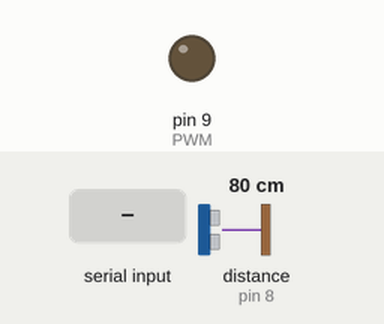
Recording of a sketch running on a simulated Arduino Uno, built with avr-gcc and run on an emulated ATmega328P. Shown: output pins drawn as LEDs (lit = HIGH). Wiring (inferred from the names in the program): ultrasonic range finder: trigger pin 7; echo pin 8. The inputs (shaded band) are chosen by the test bench; at power-on: distance to the obstacle (sensor on pin 8) 80 cm. The echo pulse lasts 58.3 µs per cm; pins used as bus, display or sensor lines are not drawn; what the sketch prints to the serial monitor is not drawn.

Above: at 1.2 s.
1.3 s: "AUTO_UP\n" received over Serial
At 1.33 s:
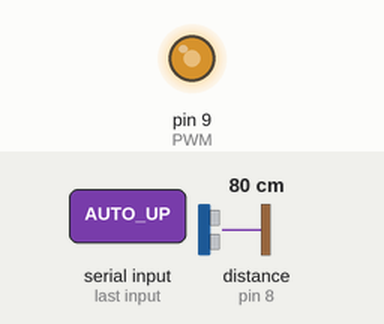
5.0 s: "AUTO_DOWN\n" received over Serial
At 6.0 s:
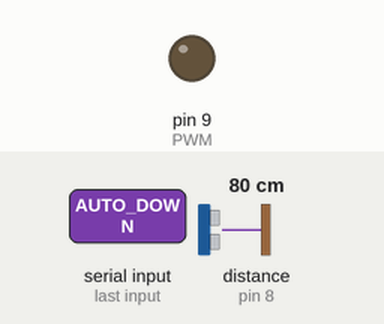
6.5 s: distance to the obstacle (sensor on pin 8) set to 44 cm
8.0 s: distance to the obstacle (sensor on pin 8) set to 53 cm
Timing chart, 0 to 11.0 s (numbered marks = the images above; inputs shaded):
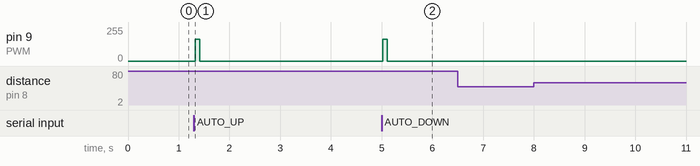

The sketch:

code_jose.ino
```cpp
// ============================================================================
// SISTEMA DE CONTROL Y ADQUISICIÓN DE DATOS - DRON CON ESTACAS
// Versión Mejorada con Filtro Digital y Muestreo Preciso
// ============================================================================
//
// PARÁMETROS PRINCIPALES DEL SISTEMA:
// -----------------------------------
// • Frecuencia de muestreo (Fs):     50 Hz (período = 20 ms)
// • Frecuencia de corte filtro (Fc): 5.5 Hz
// • Coeficiente filtro EMA (α):      ~0.26
// • PWM Hover (baseline):            183 (duty ~72%)
// • PWM Escalón positivo:            193 (duty ~76%)
// • PWM Escalón negativo:            173 (duty ~68%)
// • Rango sensor HC-SR04:            2-50 cm
// • Offset de calibración:           +1.5 cm
//
// SECUENCIA DEL EXPERIMENTO AUTOMÁTICO:
// --------------------------------------
// 1. Colocar el dron sobre las estacas
// 2. Conectar Arduino al PC y abrir Monitor Serial (115200 baud)
// 3. Enviar comando:
//    • "AUTO_UP"   → Experimento con escalón positivo (183→193→183→0)
//    • "AUTO_DOWN" → Experimento con escalón negativo (183→173→183→0)
// 4. El sistema ejecutará la secuencia automáticamente:
//    - 0-10s:  PWM en hover (183) - estabilización baseline
//    - 10-25s: PWM en escalón (193 o 173) - respuesta del sistema
//    - 25-35s: PWM retorna a hover (183) - recuperación
//    - 35-40s: PWM apagado (0) - finalización
// 5. Al terminar, copiar datos del Monitor Serial a archivo CSV
// 6. Guardar como: experimento_01.csv, experimento_02.csv, etc.
// 7. Formato de datos: tiempo_ms, pwm, altura_cm
//
// COMANDOS DISPONIBLES:
// ---------------------
// • AUTO_UP   : Iniciar experimento con escalón positivo
// • AUTO_DOWN : Iniciar experimento con escalón negativo
// • STOP      : Detener experimento en curso
// • 0.0-1.0   : Control manual (duty cycle), ej: 0.72 para hover
//
// ============================================================================

// ===== PINES =====
const int trigPin = 7;
const int echoPin = 8;
const int PWM = 9;

// ===== CONFIGURACIÓN DEL EXPERIMENTO =====
const int PWM_HOVER = 162;        // PWM de hover
const int PWM_STEP_UP = 173;      // Escalón positivo (+10)
const int PWM_STEP_DOWN = 153;    // Escalón negativo (-10)
const int PWM_OFF = 0;

// Tiempos en milisegundos
const unsigned long T_BASELINE = 10000;   // 10 segundos baseline
const unsigned long T_STEP = 25000;       // hasta 25s (escalón)
const unsigned long T_RETURN = 35000;     // hasta 35s (retorno hover)
const unsigned long T_END = 40000;        // hasta 40s (apagar)

// ===== PARÁMETROS DE MUESTREO (Diseño Teórico) =====
const float FS = 50.0;                    // Hz - Frecuencia de muestreo
const unsigned long T_SAMPLE_MS = 20;     // Exactamente 20 ms
const float T_SAMPLE_S = 0.02;            // Período en segundos

// ===== PARÁMETROS DEL FILTRO PASABAJOS (Diseño Teórico) =====
const float FC = 5.5;                     // Hz - Frecuencia de corte
const float TAU_F = 1.0 / (2.0 * PI * FC); // Constante de tiempo del filtro
const float ALPHA = T_SAMPLE_S / (TAU_F + T_SAMPLE_S);  // Coeficiente EMA

// ===== CONFIGURACIÓN DEL SENSOR HC-SR04 =====
const float CM_MIN = 2.0;                 // Distancia mínima válida (cm)
const float CM_MAX = 50.0;                // Distancia máxima válida (cm)
const float CM_OFFSET = 1.5;              // Offset de calibración (+1.5 cm)
const int MAX_FALLOS_CONSECUTIVOS = 5;    // Máximo de lecturas fallidas seguidas

// ===== VARIABLES GLOBALES =====
bool modoAutomatico = false;
unsigned long tiempoInicio = 0;
unsigned long ultimoMuestreo = 0;
int tipoEscalon = PWM_STEP_UP;            // Tipo de escalón a ejecutar

// Variables del filtro
float altura_filtrada = 0.0;
bool filtro_inicializado = false;

// Variables de robustez
int contadorFallos = 0;
float ultimaLecturaValida = 0.0;

// ===== FUNCIÓN: CONVERSIÓN MICROSEGUNDOS A CENTÍMETROS =====
float microsecondsToCentimeters(long microseconds) {
  return microseconds / 29.0 / 2.0;
}

// ===== FUNCIÓN: SETUP =====
void setup() {
  Serial.begin(115200);  // Aumentado a 115200 baud para mayor velocidad
  pinMode(trigPin, OUTPUT);
  pinMode(echoPin, INPUT);
  pinMode(PWM, OUTPUT);

  // Asegurar que el sistema empieza apagado
  analogWrite(PWM, 0);

  // Mensaje de bienvenida
  Serial.println(F("========================================"));
  Serial.println(F("  SISTEMA DE CONTROL DE DRON V2.0      "));
  Serial.println(F("  Con Filtro Digital y Muestreo Preciso"));
  Serial.println(F("========================================"));
  Serial.println();
  Serial.println(F("PARAMETROS DEL SISTEMA:"));
  Serial.print(F("  Frecuencia muestreo: ")); Serial.print(FS); Serial.println(F(" Hz"));
  Serial.print(F("  Periodo muestreo:    ")); Serial.print(T_SAMPLE_MS); Serial.println(F(" ms"));
  Serial.print(F("  Frecuencia corte:    ")); Serial.print(FC); Serial.println(F(" Hz"));
  Serial.print(F("  Coef. filtro (α):    ")); Serial.println(ALPHA, 4);
  Serial.print(F("  Offset sensor:       ")); Serial.print(CM_OFFSET); Serial.println(F(" cm"));
  Serial.println();
  Serial.println(F("COMANDOS DISPONIBLES:"));
  Serial.println(F("  AUTO_UP   : Experimento escalon positivo (183→193)"));
  Serial.println(F("  AUTO_DOWN : Experimento escalon negativo (183→173)"));
  Serial.println(F("  STOP      : Detener experimento"));
  Serial.println(F("  0.0-1.0   : Control manual (duty cycle)"));
  Serial.println();
  Serial.println(F("Listo para recibir comandos..."));
  Serial.println();
}

// ===== FUNCIÓN: LEER DISTANCIA CON VALIDACIÓN (MÉTODO CORREGIDO) =====
float leerDistancia(bool *exitoso) {
  *exitoso = false;

  // Generar pulso trigger
  digitalWrite(trigPin, LOW);
  delayMicroseconds(2);
  digitalWrite(trigPin, HIGH);
  delayMicroseconds(10);
  digitalWrite(trigPin, LOW);

  // Leer duración del eco (sin timeout para coincidir con código de referencia)
  long duration = pulseIn(echoPin, HIGH);

  // Verificar lectura válida
  if (duration == 0) {
    return -1.0;  // Error: sin respuesta
  }

  // Convertir a centímetros con offset de calibración
  float cm = microsecondsToCentimeters(duration) + CM_OFFSET;

  // Validar rango
  if (cm < CM_MIN || cm > CM_MAX) {
    return -1.0;  // Error: fuera de rango
  }

  *exitoso = true;
  return cm;
}

// ===== FUNCIÓN: APLICAR FILTRO PASABAJOS (EMA) =====
float aplicarFiltro(float valor_crudo) {
  if (!filtro_inicializado) {
    // Primera lectura: inicializar filtro
    altura_filtrada = valor_crudo;
    filtro_inicializado = true;
  } else {
    // Filtro exponencial: y[n] = α·u[n] + (1-α)·y[n-1]
    altura_filtrada = ALPHA * valor_crudo + (1.0 - ALPHA) * altura_filtrada;
  }

  return altura_filtrada;
}

// ===== FUNCIÓN: OBTENER ALTURA ROBUSTA =====
float obtenerAltura() {
  bool exitoso;
  float distancia = leerDistancia(&exitoso);

  if (exitoso) {
    // Lectura válida
    contadorFallos = 0;
    ultimaLecturaValida = distancia;

    // Aplicar filtro
    return aplicarFiltro(distancia);
  } else {
    // Lectura fallida
    contadorFallos++;

    if (contadorFallos >= MAX_FALLOS_CONSECUTIVOS) {
      // Demasiados fallos consecutivos - error crítico
      Serial.println();
      Serial.println(F("ERROR CRITICO: Sensor no responde"));
      Serial.println(F("Verifique conexiones del HC-SR04"));
      modoAutomatico = false;
      analogWrite(PWM, 0);
      return -999.0;  // Valor de error
    }

    // Usar última lectura válida (sin actualizar filtro)
    return altura_filtrada;
  }
}

// ===== FUNCIÓN: LOOP PRINCIPAL =====
void loop() {
  unsigned long tiempoActual = millis();

  // ===== CONTROL DE FRECUENCIA DE MUESTREO =====
  if (modoAutomatico) {
    // En modo automático, muestrear a frecuencia precisa
    if (tiempoActual - ultimoMuestreo < T_SAMPLE_MS) {
      return;  // No es momento de muestrear
    }
    ultimoMuestreo += T_SAMPLE_MS;  // Incremento fijo para evitar drift

    // ===== MÁQUINA DE ESTADOS DEL EXPERIMENTO =====
    unsigned long tiempoTranscurrido = tiempoActual - tiempoInicio;
    int pwmValue = 0;

    // Determinar PWM según fase del experimento
    if (tiempoTranscurrido < T_BASELINE) {
      pwmValue = PWM_HOVER;
    }
    else if (tiempoTranscurrido < T_STEP) {
      pwmValue = tipoEscalon;  // PWM_STEP_UP o PWM_STEP_DOWN
    }
    else if (tiempoTranscurrido < T_RETURN) {
      pwmValue = PWM_HOVER;
    }
    else if (tiempoTranscurrido < T_END) {
      pwmValue = PWM_OFF;
    }
    else {
      // Experimento completado
      modoAutomatico = false;
      analogWrite(PWM, 0);
      Serial.println();
      Serial.println(F("=== EXPERIMENTO COMPLETADO ==="));
      Serial.println(F("Copie los datos y guardelos en archivo .csv"));
      Serial.println(F("Use 'experimento_01.csv', 'experimento_02.csv', etc."));
      Serial.println();

      // Reiniciar filtro para próximo experimento
      filtro_inicializado = false;
      contadorFallos = 0;
      return;
    }

    // Aplicar PWM
    analogWrite(PWM, pwmValue);

    // Leer altura (con filtro y validación)
    float altura = obtenerAltura();

    // Verificar error crítico
    if (altura == -999.0) {
      return;  // Error ya reportado en obtenerAltura()
    }

    // Imprimir datos en formato CSV
    Serial.print(tiempoTranscurrido);
    Serial.print(F(", "));
    Serial.print(pwmValue);
    Serial.print(F(", "));
    Serial.println(altura, 2);
  }
  else {
    // ===== MODO MANUAL =====

    // Verificar si hay comandos del usuario
    if (Serial.available() > 0) {
      String input = Serial.readStringUntil('\n');
      input.trim();
      input.toUpperCase();

      if (input.equals("AUTO_UP")) {
        // Iniciar experimento con escalón positivo
        Serial.println();
        Serial.println(F("=== EXPERIMENTO: ESCALON POSITIVO ==="));
        Serial.print(F("Secuencia: 183 → 193 → 183 → 0  |  fs = "));
        Serial.print(FS); Serial.println(F(" Hz"));
        Serial.println(F("tiempo_ms, pwm, altura_cm"));

        modoAutomatico = true;
        tiempoInicio = millis();
        ultimoMuestreo = tiempoInicio;
        tipoEscalon = PWM_STEP_UP;
        filtro_inicializado = false;
        contadorFallos = 0;
      }
      else if (input.equals("AUTO_DOWN")) {
        // Iniciar experimento con escalón negativo
        Serial.println();
        Serial.println(F("=== EXPERIMENTO: ESCALON NEGATIVO ==="));
        Serial.print(F("Secuencia: 183 → 173 → 183 → 0  |  fs = "));
        Serial.print(FS); Serial.println(F(" Hz"));
        Serial.println(F("tiempo_ms, pwm, altura_cm"));

        modoAutomatico = true;
        tiempoInicio = millis();
        ultimoMuestreo = tiempoInicio;
        tipoEscalon = PWM_STEP_DOWN;
        filtro_inicializado = false;
        contadorFallos = 0;
      }
      else if (input.equals("STOP")) {
        // Detener cualquier operación
        modoAutomatico = false;
        analogWrite(PWM, 0);
        Serial.println();
        Serial.println(F("=== SISTEMA DETENIDO ==="));
        Serial.println();
      }
      else {
        // Modo manual con duty cycle
        float dutyCycle = input.toFloat();
        if (dutyCycle >= 0.0 && dutyCycle <= 1.0) {
          int pwmValue = (int)(dutyCycle * 255);
          analogWrite(PWM, pwmValue);
          Serial.print(F("PWM ajustado a: "));
          Serial.print(pwmValue);
          Serial.print(F(" ("));
          Serial.print(dutyCycle * 100.0, 1);
          Serial.println(F("%)"));
        }
        else {
          Serial.println(F("Error: Ingrese valor entre 0.0 y 1.0"));
        }
      }
    }

    // En modo manual, mostrar información cada 500 ms
    static unsigned long ultimoReporte = 0;
    if (tiempoActual - ultimoReporte >= 500) {
      ultimoReporte = tiempoActual;

      bool exitoso;
      float distancia = leerDistancia(&exitoso);

      if (exitoso) {
        Serial.print(F("Distancia: "));
        Serial.print(distancia, 2);
        Serial.println(F(" cm"));
      } else {
        Serial.println(F("Error leyendo sensor"));
      }
    }
  }
}
```

Measured:
- after the input at 1.3 s, pin 9 (PWM): 0/255 → 162/255 at once, → 0/255 0.09 s later
- after the input at 5.0 s, pin 9 (PWM): 0/255 → 162/255 at once, → 0/255 0.09 s later
- after the input at 6.5 s, every drawn part: stays the same
- after the input at 8.0 s, every drawn part: stays the same
